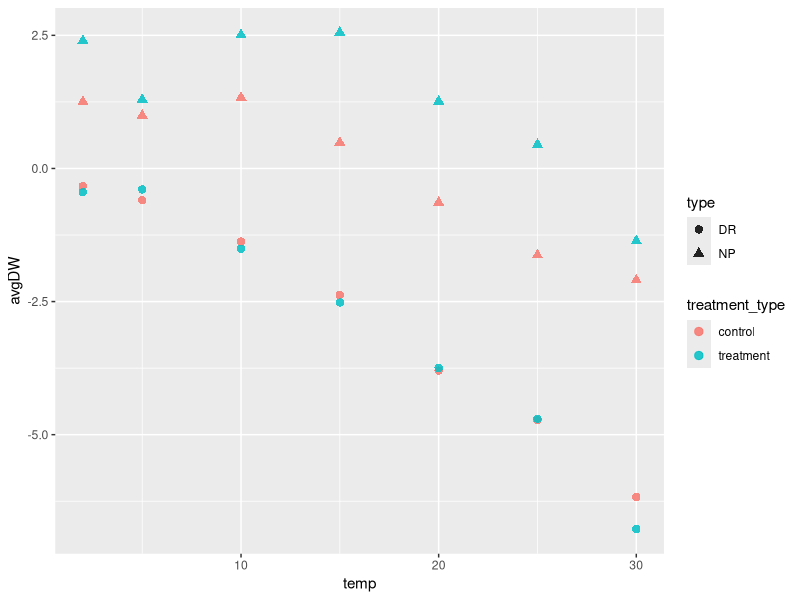
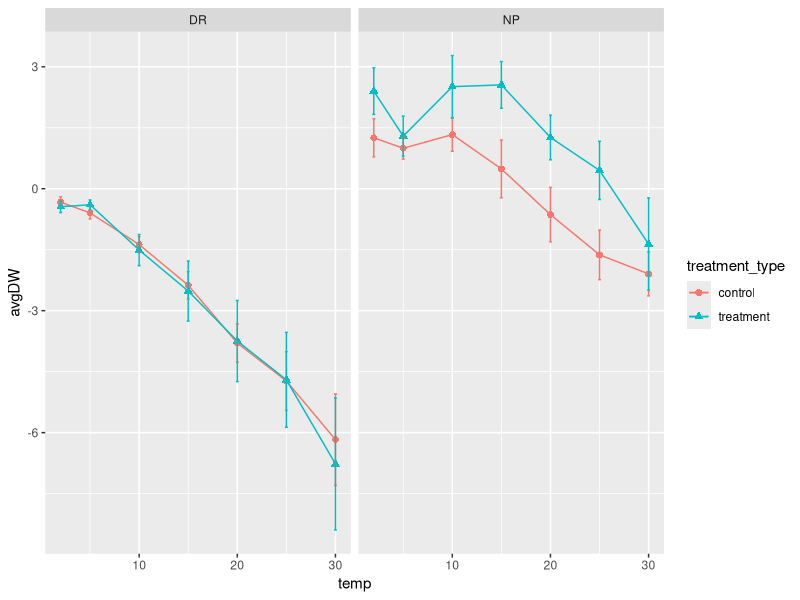
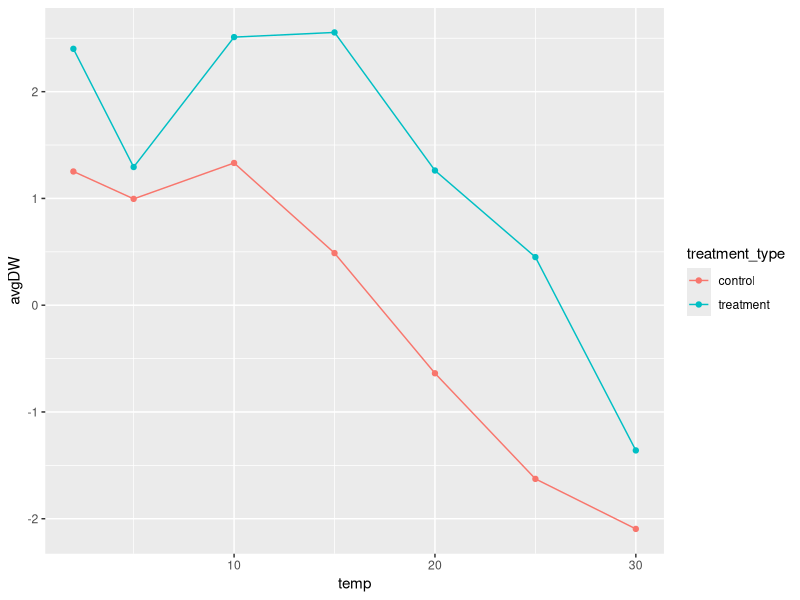
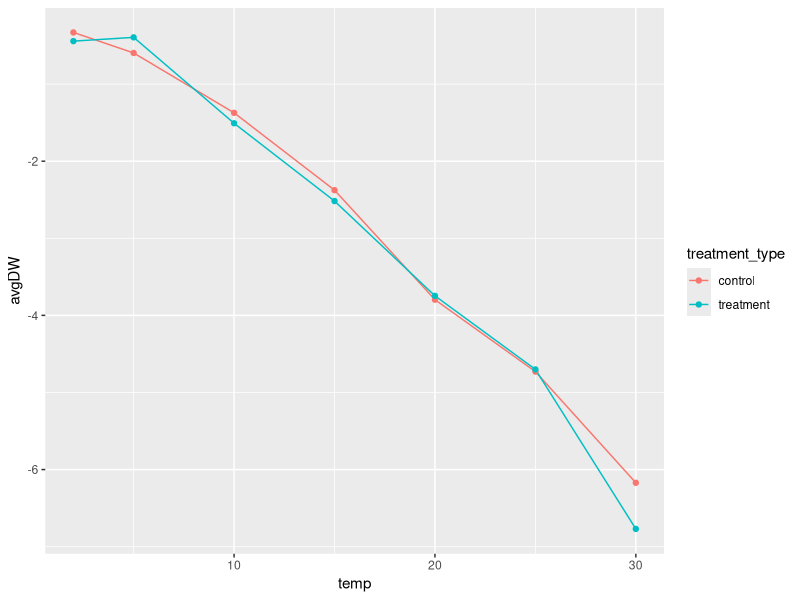
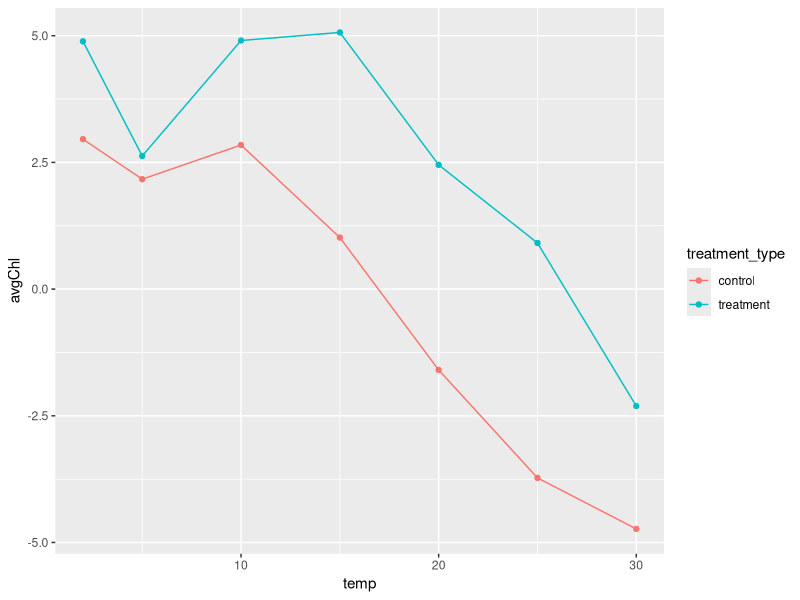
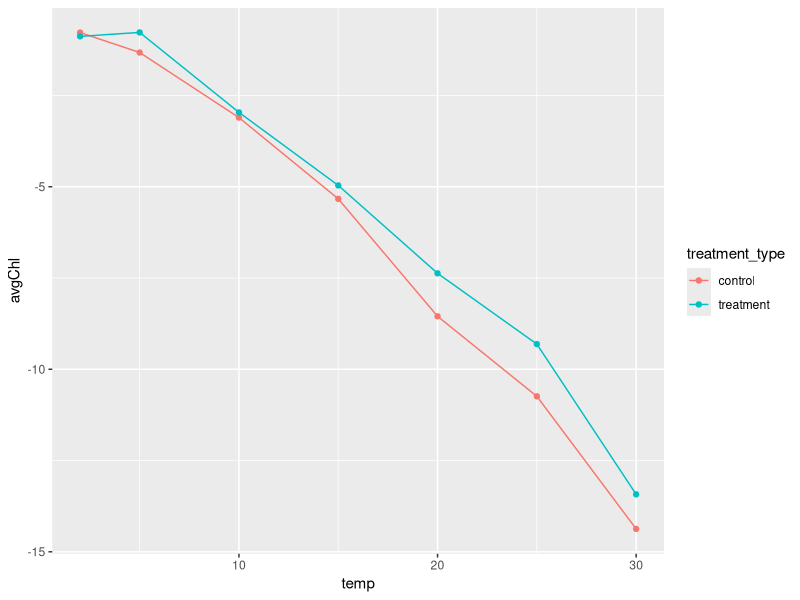
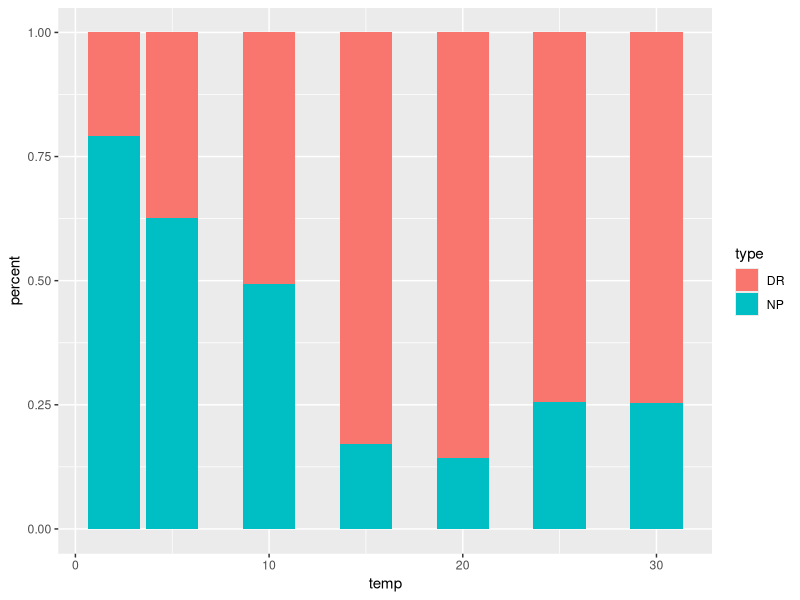
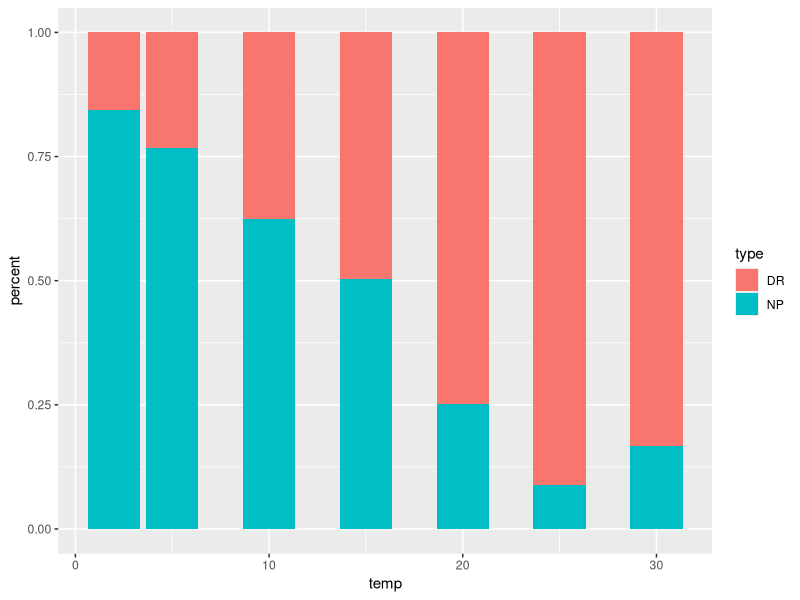

These charts were generated, in order, by the following R code:
# Initial Data Manipulation and Test Plots (PLOT SCRIPT ONLY, NOT STATS)
# Emma Gemal, s1758915@sms.ed.ac.uk
# University of Edinburgh 

## Library ----
library(tidyverse)

## Temperature Response Curves ----
fulldata <- read.csv("Data/np_dr_averages.csv", header = TRUE)
str(fulldata)

np_only <- fulldata[fulldata$type == "NP", ]  # don't think I need
dr_only <- fulldata[fulldata$type == "DR", ]  # don't think I need 


# initial temperature curve plots
(all_plot <- ggplot(fulldata, aes(x = temp, y = avgDW)) +
                geom_point(aes(color = treatment_type, shape = type), 
                           size = 2.5, alpha = 0.85))

(facet_plot <- ggplot(fulldata, aes(x = temp, y = avgDW)) +
                  geom_point(aes(shape = treatment_type, color = treatment_type),
                             size = 2) +
                  geom_line(aes(color = treatment_type)) +
                  facet_wrap(vars(type), nrow = 1) +
                  geom_errorbar(aes(ymin = avgDW-se_DW, ymax = avgDW+se_DW,
                                    color = treatment_type),
                                width = 0.3))  # USE THIS ONE I THINK! 

(np_plot <- ggplot(np_only, aes(x = temp, y = avgDW)) +
                geom_line(aes(color = treatment_type)) +
                geom_point(aes(color = treatment_type)))

(dr_plot <- ggplot(dr_only, aes(x = temp, y = avgDW)) +
                geom_line(aes(color = treatment_type))+
                geom_point(aes(color = treatment_type)))
# respiration has acclimated to remain exactly the same as the control!! 


# using chlorophyll data instead
(np_chl_plot <- ggplot(np_only, aes(x = temp, y = avgChl)) +
                  geom_line(aes(color = treatment_type)) +
                  geom_point(aes(color = treatment_type)))

(dr_chl_plot <- ggplot(dr_only, aes(x = temp, y = avgChl)) +
                  geom_line(aes(color = treatment_type)) +
                  geom_point(aes(color = treatment_type)))

# basically the same relationship, which is good! Slightly different values of course 


## Carbon Gain Efficiency ----
cgain <- read.csv("Data/c_gain_efficiency.csv")  

# separating the control and treatment data 
control_dw <- cgain[cgain$treatment_type == "control", ]
treatment_dw <- cgain[cgain$treatment_type == "treatment", ]

# putting dark respiration and net photosynthesis values into a long column 
control_perc_long <- control_dw %>% 
                        gather(type, percent, 5:6) %>% 
                        mutate(type = case_when(type == "DRperc_DW" ~ "DR",
                                                type == "NPperc_DW" ~ "NP"))
control_ratio_long <- control_dw %>% 
                        gather(type, ratio, 3:4) %>% 
                        mutate(type = case_when(type == "DRratio_DW" ~ "DR",
                                                type == "NPratio_DW" ~ "NP"))
control_long_combo <- full_join(control_perc_long, control_ratio_long) %>% 
                        dplyr::select(c("temp", "GP_DW", "treatment_type",
                                        "type", "percent", "ratio"))
                      
treatment_perc_long <- treatment_dw %>% 
                          gather(type, percent, 5:6) %>% 
                          mutate(type = case_when(type == "DRperc_DW" ~ "DR",
                                                  type == "NPperc_DW" ~ "NP"))
treatment_ratio_long <- treatment_dw %>% 
                          gather(type, ratio, 3:4) %>% 
                          mutate(type = case_when(type == "DRratio_DW" ~ "DR",
                                                  type == "NPratio_DW" ~ "NP"))
treatment_long_combo <- full_join(treatment_perc_long, treatment_ratio_long) %>% 
                          dplyr::select(c("temp", "GP_DW", "treatment_type",
                                          "type", "percent", "ratio"))

# combining treatments for plotting
cgain_combo <- full_join(treatment_long_combo, control_long_combo)
                      

# making stacked plots 
(stacked_DWc <- ggplot(control_long_combo, aes(x = temp, y = percent, fill = type)) +
                    geom_bar(position = "fill", stat = "identity"))
# greatest proportion as DR/ smallest as NP at 20 degrees (similar to proportion at 15 though)

(stacked_DWt <- ggplot(treatment_long_combo, aes(x = temp, y = percent, fill = type)) +
                      geom_bar(position = "fill", stat = "identity"))
# greatest proportion as DR/smallest as NP at 25

(stacked_both <- ggplot(cgain_combo, aes(x = temp, y = percent, fill = type)) +
                    geom_bar(position = "fill", stat = "identity") +
                    facet_wrap(vars(treatment_type), nrow = 1))  # USE THIS I THINK!

# change in ratio between respiration and (gross) photosynthesis 
(dr_gp_plot <- ggplot(cgain, aes(x = temp, y = DRratio_DW)) +
                  geom_point(aes(color = treatment_type)) +
                  geom_line(aes(color = treatment_type, linetype = treatment_type)))
# treatment appears to have acclimated, has lower ratios = has smaller R 
 # or larger GP at higher temperatures 

## could potentially use a beta distribution for a glm model, as it uses values BETWEEN 0 and 1


## Acclimation Ratios ----
ratios <- read.csv("Data/acclim_ratios.csv")

(ratio_plot <- ggplot(ratios, aes(x = temp, y = DWc.t)) +
                  geom_point(aes(color = type, shape = type), size = 2.5, alpha = 0.9) +
                  geom_hline(yintercept = 1, linetype = "dotted"))

# DR = 10-30 degrees the dark respiration ratios are nearly identical/ very similar
  # could imply Q10 is the same for those temperatures, so >5 degrees 
# closer to 1 would imply acclimation to the same rates as the control at optimal temp
  # >1 would imply increased rates compared to the control 
  # closer to 0 would imply less acclimation 
# DR 2 and 5 degrees > 1, so higher respiration rates
# NP 25 > 1, so higher net photosynthesis rates (>2x) and thus increased productivity 


## Light Response Curves ----
light <- read.csv("Data/light_responses.csv")
str(light)
summary(light)  # max control = 2.881, max treatment = 14.420 

0.9*2.881  # 90% max control = 2.593
0.9*14.420  # 90% max treatment = 12.978

light <- light %>% 
            pivot_longer(cols = 2:3,
                         names_to = "treatment_type",
                         names_prefix = "avgCO2_",
                         values_to = "avgCO2")

# plotting the light response curves
(light_plots <- ggplot(light, aes(x = Lcuv, y = avgCO2)) +
                  geom_point() +
                  geom_line() +
                  facet_wrap(vars(treatment_type)))
